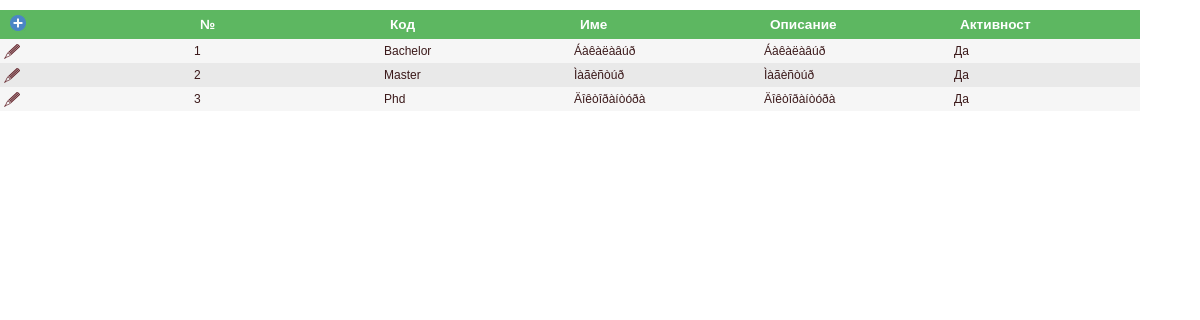
The app's page /Noms/NomDegreesList.php with its own data.
### tables this page shows
CREATE TABLE IF NOT EXISTS NOM_DEGREES(
	id MEDIUMINT NOT NULL AUTO_INCREMENT COMMENT 'UNIQUE ID',
	short_name VARCHAR (80) NOT NULL COMMENT 'Êðàòêî íàèìåíîâàíèå',
	name VARCHAR (255) NOT NULL COMMENT 'Ïúëíî íàèìåíîâàíèå',
	description VARCHAR (1024) COMMENT 'Îïèñàíèå',
	is_active VARCHAR (1) NOT NULL DEFAULT 'Y' COMMENT 'Ôëàã çà àêòèâíîñò',
    PRIMARY KEY NOM_DEGREE_id_pk (id),
	CONSTRAINT NOM_DEGREE_name_uk UNIQUE (name)
) COMMENT = 'Íîìåíêëàòóðà íà ñòåïåíèòå íà îáðàçîâàíèå (áàêàëàâúð, ìàãèñòúð ò.í';

### models/Noms/NomDegrees.php (called while the page is built, shortened)
<?php
class NomDegrees {
	private $id;
	private $shortName;
	private $name;
	private $description;
	private $isActive;
	public function getId(){
		return $this->id;
	}
	public function setId($id){
		$this->id = $id;
	}
	public function getShortName(){
		return $this->shortName;
	}
	public function setShortName($shortName){
		$this->shortName = $shortName;
	}
	public function getName(){
		return $this->name;
	}
	public function setName($name){
		$this->name = $name;
	}
	public function getDescription(){
		return $this->description;
	}
	public function setDescription($description){
		$this->description = $description;
	}
	public function setIsActive($isActive){
		$this->isActive = $isActive;
	}
	public function getIsActiveTxt(){
		return $this->isActive != null && strcmp ( $this->isActive , "Y" ) == 0 ? "Да" : "Не";
	}
}
?>

### Noms/NomDegreesList.php (the view, shortened to what this page needs)
<?php
include '..'.DIRECTORY_SEPARATOR.'models'.DIRECTORY_SEPARATOR.'Noms'.DIRECTORY_SEPARATOR.'NomDegrees.php';
include '..'.DIRECTORY_SEPARATOR.'header.php';
function isSortColumn($currCol, $selectedCol, $direction) {
	return "";
}
function order($selectedCol){
	if(isset($selectedCol) && !empty($selectedCol)){
		return " order by ".$selectedCol." ";
	} else {
		return " order by nd.id ";
	}
}
$selectedCol=isset($_SESSION['selectedCol']) ? $_SESSION['selectedCol'] : "";
$direction=isset($_SESSION['direction']) ? $_SESSION['direction'] : "";
$sql = "SELECT nd.id, nd.short_name, nd.name, nd.description, nd.is_active FROM NOM_DEGREES nd ".order($selectedCol).$direction;
$result = $conn->query($sql);
$nomDegreesList = array();
while ($row = $result->fetch(PDO::FETCH_ASSOC)) {
	$nomDegree = new NomDegrees();
	$nomDegree->setId($row['id']);
	$nomDegree->setShortName($row['short_name']);
	$nomDegree->setName($row['name']);
	$nomDegree->setDescription($row['description']);
	$nomDegree->setIsActive($row['is_active']);
	array_push ($nomDegreesList , $nomDegree);
}
?>
<html>
	<head>
		<link rel="stylesheet" href="../style/main.css" type="text/css"/>
		<link type="text/css" href="../scripts/jquery-ui-themes-1.12.1/themes/base/jquery-ui.css" rel="stylesheet"/>
	</head>
	<body>
		<form name="nom_degrees_list_form" id='nom_degrees_list_form'>
			<table class="dataset">
				<thead>
					<tr>
						<th><a href="NomDegreesEdit.php"><img src="../style/plus.png" title="Нов запис"  style="border: 0" height="16" width="16"></a></th>
						<th><a href="#" onclick="setOrder('id')">№</a> <?= isSortColumn('id', $selectedCol, $direction)?></th>
                        <th><a href="#" onclick="setOrder('short_name')">Код</a> <?= isSortColumn('short_name', $selectedCol, $direction)?></th>
                        <th><a href="#" onclick="setOrder('name')">Име<?= isSortColumn('name', $selectedCol, $direction)?></a></th>
                        <th><a href="#" onclick="setOrder('description')">Описание<?= isSortColumn('description', $selectedCol, $direction)?></a></th>
                        <th><a href="#" onclick="setOrder('is_active')">Активност<?= isSortColumn('is_active', $selectedCol, $direction)?></a></th>
					</tr>
				</thead>
				<tbody>
					<?php foreach($nomDegreesList as $val): ?>
						<tr>
							<td><a href="NomDegreesEdit.php?degreeId=<?= $val->getId() ?>"><img src="../style/edit.png" title="Редактиране"  style="border: 0"></a>
							</td>
							<td><?= $val->getId() ?> </td>
							<td><?= $val->getShortName() ?> </td>
							<td><?= $val->getName() ?> </td>
							<td><?= $val->getDescription() ?> </td>
							<td><?= $val->getIsActiveTxt()?> </td>
						</tr>
					<?php endforeach; ?>
				</tbody>
			</table>
		</form>
	</body>
</html>

### style/main.css (style rules this page uses)
body { margin: 0px; background: white; color: #74777b; font-weight: 400; font-size: 1em; font-family: Arial, Helvetica, sans-serif; }
a { color: #2CC185; text-decoration: none; outline: none; }
table.dataset { width:95%; font-family: Arial, Helvetica, sans-serif; border-collapse:collapse; margin-bottom:5px; table-layout: fixed; margin-top:10px; overflow: scroll; background-color: #FFFFFF; }
table.dataset tr th { background-color: #5DB761; padding: 1px; text-align: left; padding: 5px; font-size: 85%; color: #ffffff }
table.dataset tr th a { padding: 1px; text-align: left; padding: 5px; text-decoration: #ffffff; color: #ffffff; }
table.dataset tr td { font-weight: normal; font-family: Arial, Helvetica, sans-serif; padding: 4px; width:auto; word-wrap: break-word; color:rgb(59, 25, 26); font-size: 12px; }
table.dataset tr:nth-child(odd) { background-color: #f6f6f6; }
table.dataset tr:nth-child(even) { background-color: #e9e9e9; }

### records on screen
nom_degrees: id "1", short_name "Bachelor", name "Áàêàëàâúð", description "Áàêàëàâúð", is_active "Да"
nom_degrees: id "2", short_name "Master", name "Ìàãèñòúð", description "Ìàãèñòúð", is_active "Да"
nom_degrees: id "3", short_name "Phd", name "Äîêòîðàíòóðà", description "Äîêòîðàíòóðà", is_active "Да"
